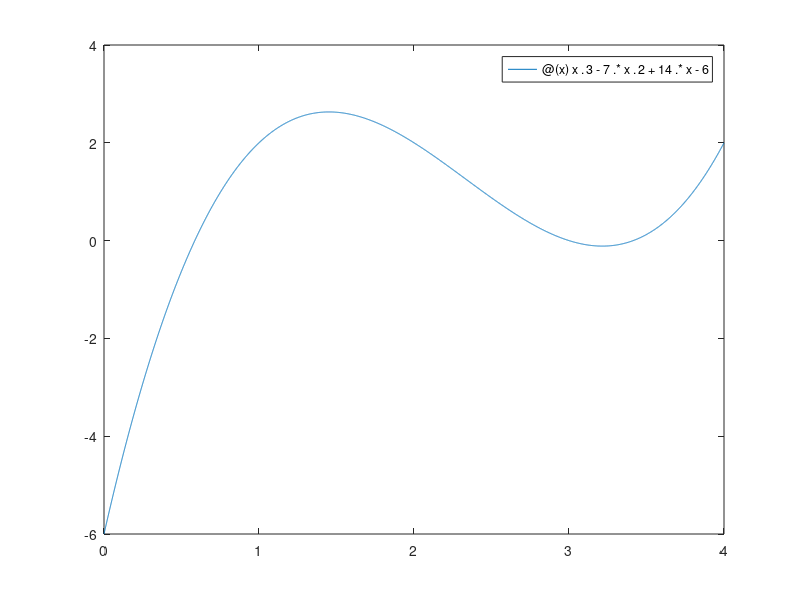

Reproduce this figure in MATLAB. (Note: this script raises an error after producing the figure.)
f = @(x) x .^ 3 - 7 .* x .^ 2 + 14 .* x - 6;
df = @(x) 3 .* x .^ 2 - 14 .* x + 14;
ddf = @(x) 6 .* x - 14;
a = 0;
b = 4;

figure;
fplot(f, [0, 4]);
hold on;

% Intervalul [0, 1.5]
a1 = 0;
b1 = 1.5;
x01 = 0;
if f(a1) * f(b1) >= 0 || f(x01) * ddf(x01) <= 0
    error('Interval sau valoare initiala invalide!');
end
x_aprox1 = MetNR(f, df, x01, 1e-3);

% Intervalul [1.5, 3.2]
a1 = 1.5;
b1 = 3.2;
x02 = 2.5;
if f(a1) * f(b1) >= 0 || f(x02) * ddf(x02) <= 0
    error('Interval sau valoare initiala invalide!');
end
x_aprox2 = MetNR(f, df, x02, 1e-3);

% Intervalul [3.2, 4]
a1 = 3.2;
b1 = 4;
x03 = 3.5;
if f(a1) * f(b1) >= 0 || f(x03) * ddf(x03) <= 0
    error('Interval sau valoare initiala invalide!');
end
x_aprox3 = MetNR(f, df, x03, 1e-3);

x_aprox = [x_aprox1, x_aprox2, x_aprox3];
y_aprox = f(x_aprox);
plot(x_aprox, y_aprox, 'x');
x_aprox